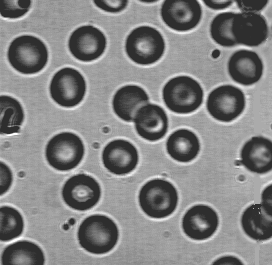
%> input picture pl9/blood1.tif, 272 x 265 px
$ octave exercicio2.m   (GNU Octave 9; MATLAB toolbox functions it lacks are replaced by stand-ins)
%> lines starting %> are read from the running program, lines starting %| are printed output that depends on the picture
clear, close all;
[I map] = imread('blood1.tif');     % Input image
%> I is the input picture: size 265x272 uint8; min 46, max 255, mean 129.8
%> map = []
if isempty(map) == 0                % Check to see if Indexed data
    I = ind2gray(I,map);            % If so, convert to Intensity image
else
    I = im2double(I);               % Convert to double and scale
%> I: size 265x272 double
end                                 %   if not already

sigma = 10;
if mod(sigma,2) == 0
    hsize = sigma*6+1;
else
    hsize = sigma*6;
end

h_g = fspecial('gaussian',hsize,sigma);     % hsize = 8, sigma = 2
I_lowgauss = imfilter(I,h_g);       % Gaussian filter
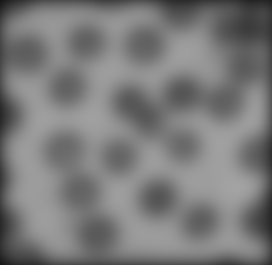
%> I_lowgauss: size 265x272 double; min 0.0853, max 0.641, mean 0.481

%tentei por em termos de frequ阯cias reais (?):
%RI = imref2d(size(I));
%RI.XWorldLimits = [0 ];
%RI.YWorldLimits = [0 ];

figure(1);
subplot(2,2,1);imshow(I); title('Imagem original');
xlabel('N pixel coordinate','FontSize',10); ylabel('M pixel coordinate','FontSize',10);

subplot(2,2,2);imshow(mat2gray(fftshift(20*log10(abs(fft2(I)))))); title('FFT2 da imagem original');
%> after `imshow(mat2gray(fftshift(20*log10(abs(fft2(I))))))`:
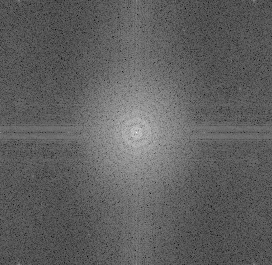
%> displayed picture: size 265x272, on the screen's scale of 0 to 255; min 0, max 255, mean 95.7
xlabel('Horizontal Frequency','FontSize',10); ylabel('Vertical Frequency','FontSize',10);

subplot(2,2,3);imshow(I_lowgauss); title('Imagem ap髎 filtragem low-pass');
xlabel('N pixel coordinate','FontSize',10); ylabel('M pixel coordinate','FontSize',10);

subplot(2,2,4);imshow(mat2gray(fftshift(20*log10(abs(fft2(I_lowgauss))))));
%> after `imshow(mat2gray(fftshift(20*log10(abs(fft2(I_lowgauss))))))`:
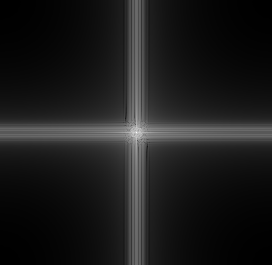
%> displayed picture: size 265x272, on the screen's scale of 0 to 255; min 0, max 255, mean 27.7
title('FFT2 da imagem ap髎 low-pass');
xlabel('Horizontal Frequency','FontSize',10); ylabel('Vertical Frequency','FontSize',10);

figure(2);
mesh(fftshift(abs(fft2(h_g)))); title('Surface Plot da resposta em frequencia do filtro gaussiano');
colormap(hot); caxis([0 2]);
xlabel('Horizontal Frequency','FontSize',10); ylabel('Vertical Frequency','FontSize',10);
zlabel('Magnitude','FontSize',10);
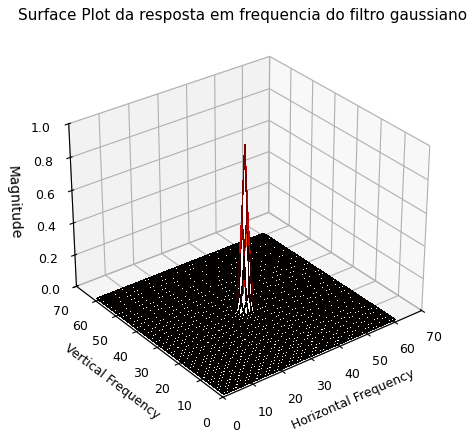
%> figure redrawn from the program's plot data

figure(3);
imshow(fftshift(abs(fft2(h_g)))); title('Resposta em frequ阯cia do filtro gaussiano em 2D');
xlabel('Horizontal Frequency','FontSize',10); ylabel('Vertical Frequency','FontSize',10);
